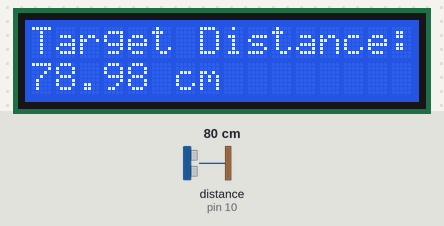
Simulated run of this sketch. Board: Arduino Uno, built with avr-gcc and run on an emulated ATmega328P. Shown: 16×2 character LCD. Wiring (inferred from the names in the program): ultrasonic range finder: trigger pin 9; echo pin 10. The inputs (shaded band) are chosen by the test bench; at power-on: distance to the obstacle (sensor on pin 10) 80 cm. The echo pulse lasts 58.3 µs per cm.

Above: at 1.2 s.
1.3 s: distance to the obstacle (sensor on pin 10) set to 2 cm
At 2.5 s:
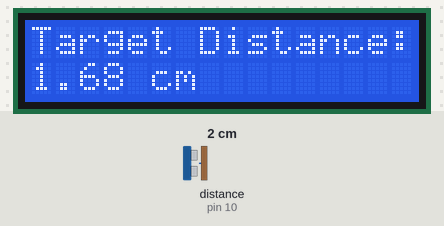
5.4 s: distance to the obstacle (sensor on pin 10) set to 4 cm
At 7.0 s:
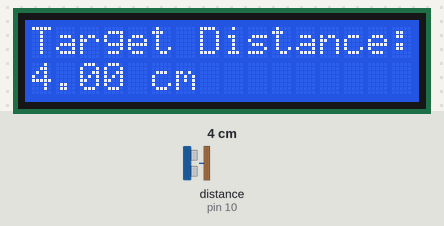
8.7 s: distance to the obstacle (sensor on pin 10) set to 9 cm
At 10.1 s:
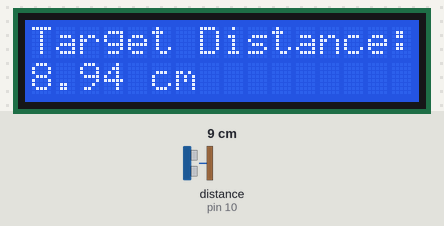

Measured:
- after the input at 1.3 s, the display: first differs from a run without the input after 0.86 s (image 1)
- after the input at 5.4 s, the display: first differs from a run without the input after 0.87 s (image 2)
- after the input at 8.7 s, the display: first differs from a run without the input after 0.65 s (image 3)
- what the display in image 1 shows lasts 1.0 s, from 2.2 s to 3.2 s

The sketch:

How_far_Arduino.ino
```cpp
//This code is to use with HC-SR04 ultrasound module,
//it measures the distance and display it on the LCD i2c monitor in cm
//refer to www.surtrtech.com for more information

#include <LiquidCrystal_I2C.h> //LCD i2c library


#define I2C_ADDR 0x3F
#define BACKLIGHT_PIN 3
#define En_pin 2
#define Rw_pin 1
#define Rs_pin 0
#define D4_pin 4
#define D5_pin 5
#define D6_pin 6
#define D7_pin 7

LiquidCrystal_I2C lcd(I2C_ADDR,En_pin,Rw_pin,Rs_pin,D4_pin,D5_pin,D6_pin,D7_pin); // from this and above are LCD i2c stuff

const int trigPin = 9;  //pins of the module and where they are wired
const int echoPin = 10;

long duration;  //variables nedeed for measuring
float distanceCm;

void setup() {

           lcd.begin(16,2);
           lcd.setBacklightPin(BACKLIGHT_PIN,POSITIVE);
           lcd.setBacklight(HIGH);
           pinMode(trigPin, OUTPUT);
           pinMode(echoPin, INPUT);
}

void loop() {
          lcd.clear(); //I add this fucntion so solve that problem of "cmcm"
          digitalWrite(trigPin, LOW); //setting the trigger pin on low
          delayMicroseconds(2);       //delay is usually in miliseconds but here we are on µs
          digitalWrite(trigPin, HIGH);//emitting the ultrasounds
          delayMicroseconds(10);      //duration of emission
          digitalWrite(trigPin, LOW); //turning off the emitter

          duration = pulseIn(echoPin, HIGH); //measuring the duration pulseIn function measure the time between the echopin getting on high and the getting on low

          distanceCm= duration*0.034/2;

          lcd.setCursor(0,0);
          lcd.print("Target Distance: ");
          lcd.setCursor(0,1);
          lcd.print(distanceCm);
          lcd.print(" cm");

          delay(1000);
}
```
